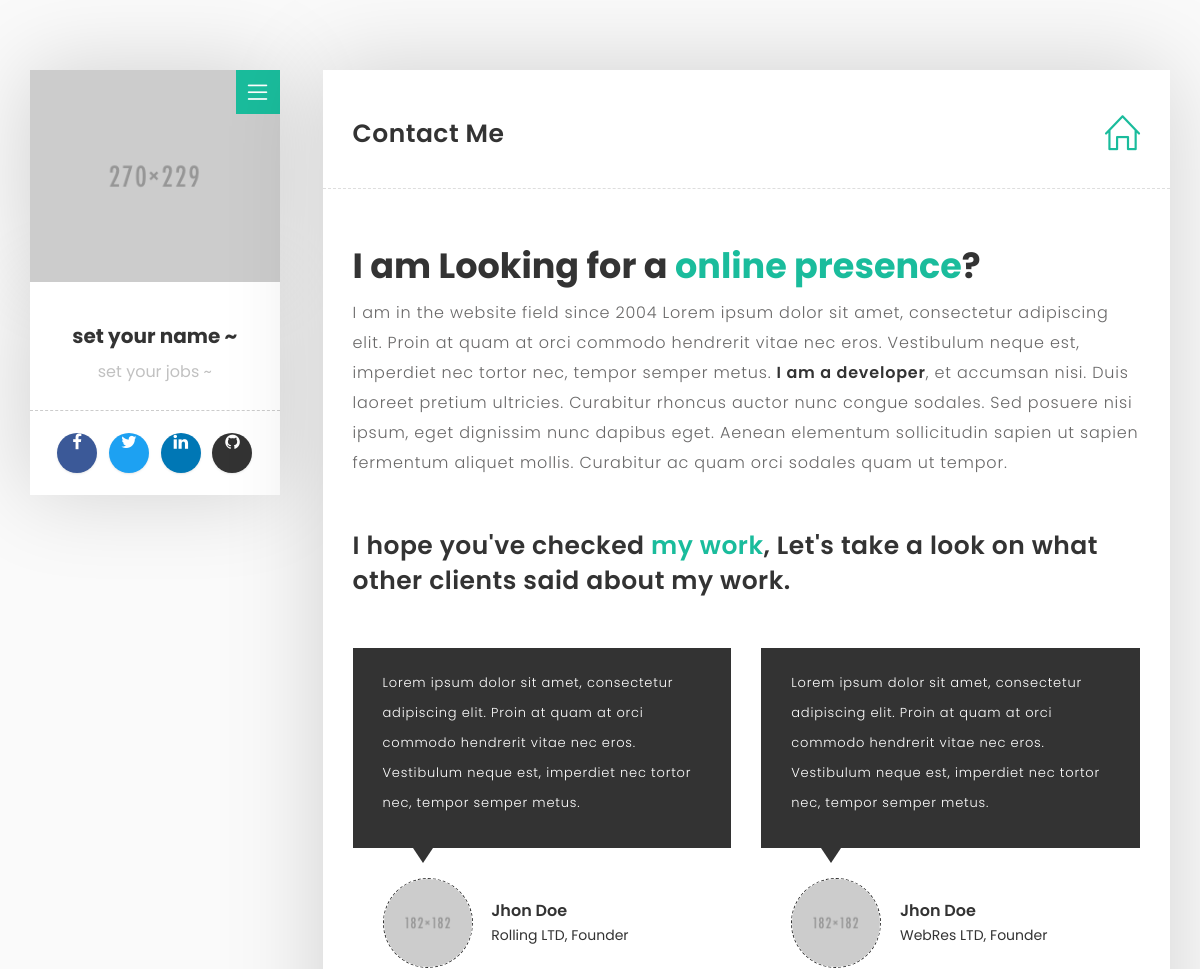
/contact (upper part), run on an earlier commit of the app's database.
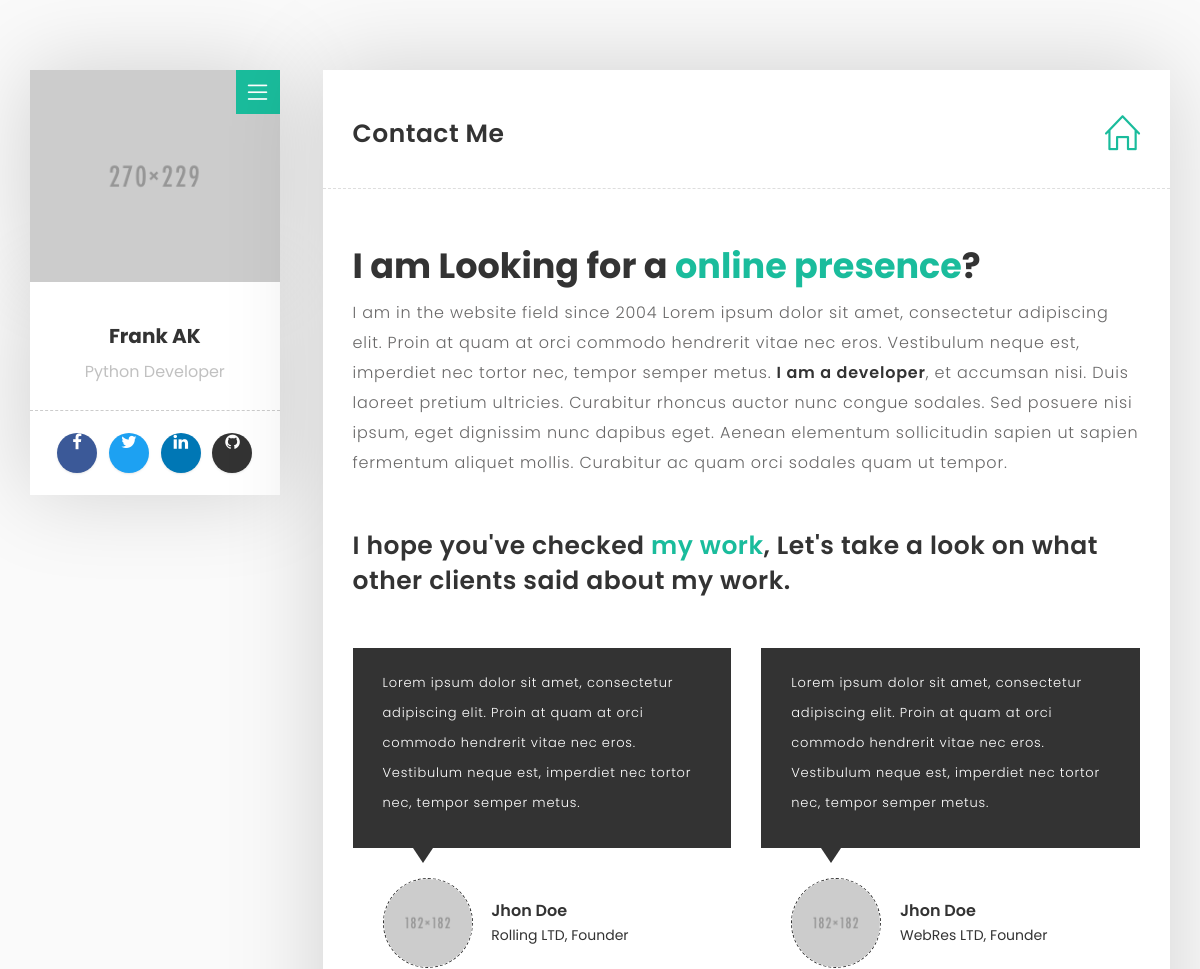
And on a later commit of the database.
### app/models.py (models this page shows, shortened)
class ContactInfo(db.Model):
    id = db.Column(db.Integer, primary_key = True)
    phone = db.Column(db.String(16))
    email = db.Column(db.String(32))
    leisure = db.Column(db.String(1024))
    title = db.Column(db.String(128))
    content = db.Column(db.Text)
    timestamp = db.Column(db.DateTime, default=datetime.now())

class RecommendInfo(db.Model):
    id = db.Column(db.Integer, primary_key = True)
    name = db.Column(db.String(16))
    com = db.Column(db.String(32))
    desc = db.Column(db.String(1024))
    timestamp = db.Column(db.DateTime, default=datetime.now())

class AboutInfo(db.Model):
    id = db.Column(db.Integer, primary_key = True)
    username = db.Column(db.String(16))
    greeting = db.Column(db.String(32))
    describer = db.Column(db.String(1024))
    services = db.Column(db.String(1024))
    jobs = db.Column(db.String(16))
    timestamp = db.Column(db.DateTime)

### app/views.py (the view)
@app.route("/contact")
def contact():
    subjects = ContectSubjects.query.all()
    d = ContactInfo.query.first() or default_data
    reco = RecommendInfo.query.all()
    return render_template("contact.html", d=d, recommends=reco, subjects=subjects)

### app/models.py (called while the page is built)
    def __repr__(self):
        return '<Subject %r>' % (self.id)

### app/views.py (called while the page is built)
@app.context_processor
def inject_user():
    return dict(user_info=g.user_info)

@app.context_processor
def inject_email_form():
    form = EmailForm(request.form)
    return dict(form=form)

@app.before_request
def query_user_info():
    d = AboutInfo.query.first() or {}
    g.user_info = {
        "username": d.username if d else 'set your name ~',
        "job": d.jobs if d else "set your jobs ~"
    }

@app.before_request
def before_request():
    g.user = current_user

### app/templates/contact.html (shortened to what this page needs)
﻿    {% extends "_base.html" %}
    {% block right_content %}
    <div class="col-md-12 page-body">
        <div class="row">
          <div class="sub-title">
            <h2>Contact Me</h2>
              <a href="{{ url_for('home') }}"><i class="icon-home"></i></a>
            </div>
            <div class="col-md-12 content-page">
              <div class="col-md-12 blog-post">
                <div class="post-title margin-bottom-10">
                  {{ d.title | safe}}
                </div>
                  {{ d.content |safe}}
                  <div class="post-title margin-top-50">
                    <h2>I hope you've checked <a href="work.html" data-toggle="tooltip" data-placement="top" title="Check out my work.">my work</a>, Let's take a look on what other clients said about my work.</h2>
                  </div>
                <div class="row">
                {% for recommend in recommends %}
                  <div class="col-md-6 col-sm-6 col-xs-12">
                    <div class="testimonial-content">
                      <p>{{ recommend.desc | safe}}</p>
                    </div>
                    <div class="testimonial-client-info">
                      <div class="testimonial-client client-thumb">
                        <img src="{{ url_for('static', filename='images/testimonial/1.png') }}" alt="">
                      </div>
                      <div class="client-text">
                        <div class="client-name">{{ recommend.name }}</div>
                        <span>{{ recommend.com }}</span>
                      </div>
                    </div>
                  </div>
                {% endfor %}
              </div>
  </div>
</div>
    {% endblock %}

### app/templates/_base.html (shortened to what this page needs)
<!DOCTYPE html>
<html lang="en">
<head>
  <link rel="stylesheet" type="text/css" href="{{ url_for('static', filename='css/plugin.css') }}">
  <link rel="stylesheet" type="text/css" href="{{ url_for('static', filename='css/style.css') }}">
</head>
<body>
  <div id="main">
      <div class="container">
          <div class="row">
               <div class="col-md-3">
                 <div class="about-fixed">
                   <div class="my-pic">
                      <img src="{{ url_for('static', filename='images/pic/my-pic.png') }}" alt="">
                      <a href="javascript:void(0)" class="collapsed" data-target="#menu" data-toggle="collapse"><i class="icon-menu menu"></i></a>
                      </div>
                    <div class="my-detail">
                      <div class="white-spacing">
                          <h1>{{ user_info.username }}</h1>
                          <span>{{ user_info.job }}</span>
                      </div>
                     <ul class="social-icon">
                       <li><a href="https://www.facebook.com/frank.ak.1" target="_blank" class="facebook"><i class="fa fa-facebook"></i></a></li>
                       <li><a href="https://twitter.com/Landpack" target="_blank" class="twitter"><i class="fa fa-twitter"></i></a></li>
                       <li><a href="#" target="_blank" class="linkedin"><i class="fa fa-linkedin"></i></a></li>
                       <li><a href="https://github.com/land-pack" target="_blank" class="github"><i class="fa fa-github"></i></a></li>
                      </ul>
                  </div>
                </div>
              </div>
<div class="col-md-9">
{% block right_content %}
{% endblock %}
  </div>
</div>
</div>
    </div>
 </body>
</html>

### app/static/css/style.css (style rules this page uses)
body { font-family: "Poppins", sans-serif; background: #fafafa !important; }
html { position: relative; min-height: 100%; }
a { text-decoration: none !important; color: #1abc9c; }
b { font-weight: 600; color: #333333; }
p { font-size: 14px; font-family: "Poppins", sans-serif; }
#main { margin: 50px 0; }
.main-color { color: #1abc9c; }
.page-body { background: #ffffff; box-shadow: -2px -1px 88px 0px rgba(0,0,0,0.17); }
.sub-title { padding: 30px; }
.sub-title h2 { display: inline-block; font-size: 25px; letter-spacing: 0.5px; font-weight: 600; }
.sub-title i { float: right; font-size: 35px; margin-top: 15px; }
.content-page { padding-top: 30px; padding-bottom: 60px; border-top: 1px dashed #dedede; border-bottom: 1px dashed #dedede; }
.menu { position: absolute; right: 0px; top: 0px; font-size: 20px; color: #fff; background: #1abc9c; padding: 12px; }
.about-fixed { position: fixed; width: 20.8%; }
.my-pic { width: 100%; box-shadow: -2px -1px 88px 0px rgba(0,0,0,0.17); }
.my-pic img { width: 100%; }
.my-detail { text-align: center; margin-bottom: 30px; background: #ffffff; box-shadow: -2px -1px 88px 0px rgba(0,0,0,0.17); }
.my-detail .white-spacing { padding: 23px 0; border-bottom: 1px dashed #cccccc; }
.my-detail h1 { font-size: 20px; font-weight: 700; }
.my-detail span { color: #c1c1c1; font-weight: 400; line-height: 30px; font-size: 16px; }
.testimonial-content { background: #333333; padding: 20px 30px; position: relative; margin-top: 40px; }
.testimonial-content:after { content: ""; bottom: -15px; left: 60px; position: absolute; width: 0; height: 0; border-top: 15px solid #333333; border-left: 10px solid transparent; border-right: 10px solid transparent; }
.testimonial-content p { color: #ffffff !important; font-size: 13px !important; }
.testimonial-client img { border: 1px dashed #333333; border-radius: 50%; width: 90px; }
.client-thumb, .client-text { display: inline-block; vertical-align: middle; }
.client-thumb { margin-right: 15px; }
.testimonial-client-info { padding-left: 30px; margin-top: 30px; }
.client-name { font-size: 16px; font-weight: 600; margin-bottom: 3px; }
div.blog-post { display: none; margin-bottom: 50px; }
.blog-post .post-title h1 { color: #333333; font-size: 35px; line-height: 45px; font-weight: 700; margin-top: 24px; }
.blog-post .post-title h2 { font-size: 25px; line-height: 35px; font-weight: 600; letter-spacing: 0.5px; }
.blog-post p { font-size: 16px; line-height: 30px; color: #696868; font-weight: 300; letter-spacing: 0.8px; font-family: "Poppins", sans-serif; }
.social-icon { list-style: none; padding: 20px; margin: 0; text-align: center; }
.social-icon:before, .social-icon:after { content: " "; display: table; }
.social-icon:after { clear: both; }
.social-icon li { display: inline-block; margin: 2px 4px; }
.social-icon li a { display: block; width: 40px; height: 40px; line-height: 42px; color: #fff; text-align: center; border: 0 none; border-radius: 50%; font-size: 17px; box-shadow: 0px 1px 2px 0px rgba(90, 91, 95, 0.15); transition: all 0.3s ease-in-out; }
.facebook { background-color: #3b5998; }
.twitter { background-color: #1da1f2; }
.linkedin { background-color: #0077b5; }
.github { background-color: #333333; }
.margin-top-50 { margin-top: 50px !important; }
.margin-bottom-10 { margin-bottom: 10px !important; }

What changed in the data, as far as the page shows it:
added AboutInfo: username "Frank AK", job "Python Developer"
Also different on the page:
{{ user_info.username }}: "set your name ~" → (not shown)
{{ user_info.job }}: "set your jobs ~" → (not shown)
